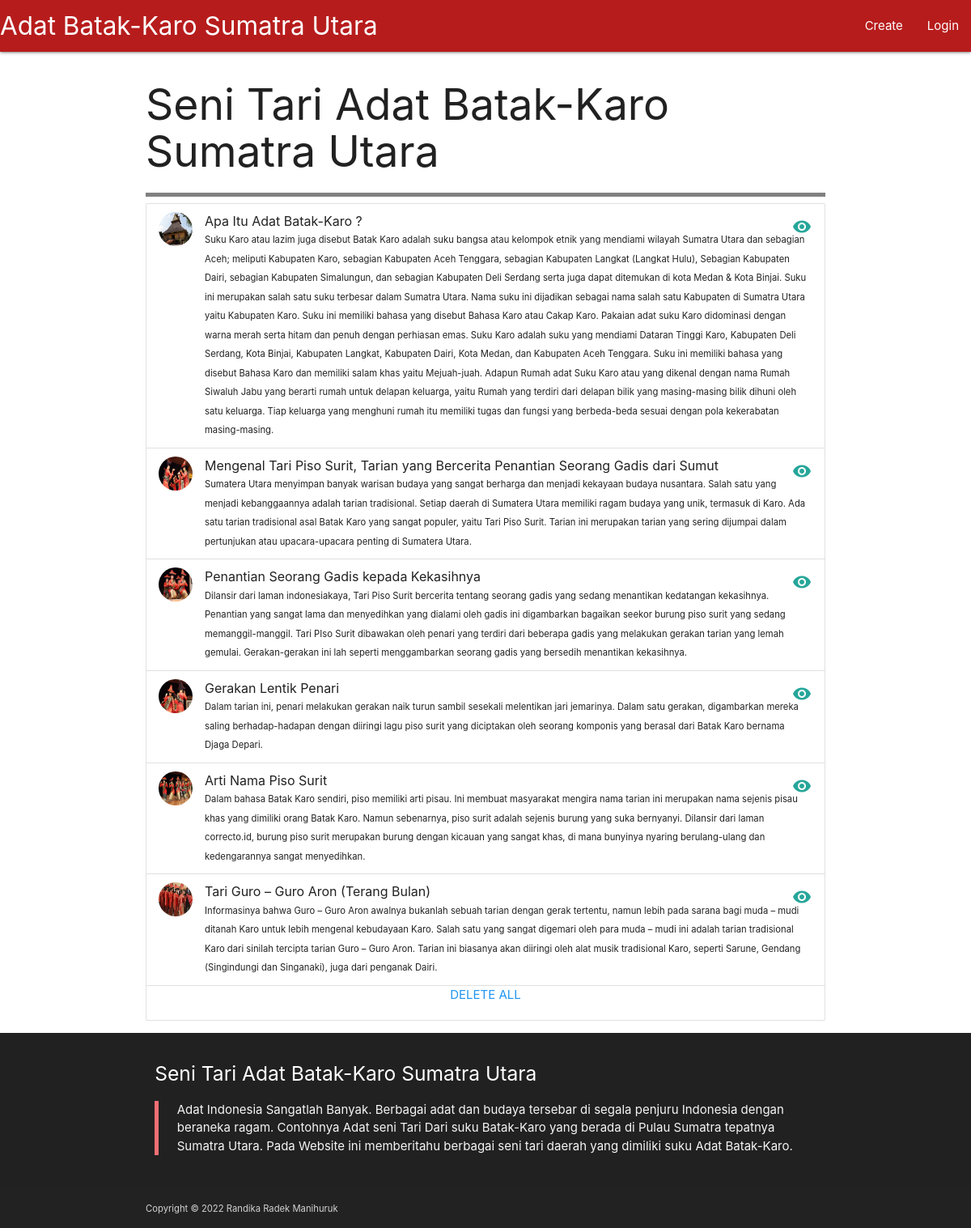
The page / on the database its author committed.
### tables this page shows
CREATE TABLE `post` (
  `id` varchar(30) NOT NULL,
  `name` varchar(100) NOT NULL,
  `description` text NOT NULL,
  `filename` varchar(35) NOT NULL
);

### application/controllers/Welcome.php (called while the page is built, shortened)
<?php
class Welcome extends CI_Controller {
 public function __construct()
 {
  $this->load->model('M_welcome', 'model');
  $this->load->helper('url');
  $this->load->library('session');
 }
 public function index($id=FALSE)
 {
  if ($id===FALSE){
   $data['home_post'] = $this->model->read();
   $this->load->view('header');
   $this->load->view('home', $data);
   $this->load->view('footer');
  } else{
   $data['post'] = $this->model->read($id);
   $this->load->view('header');
   $this->load->view('post', $data);
   $this->load->view('footer');
  }
    }
}

### index.php (called while the page is built, shortened)
<?php
require_once BASEPATH.'core/CodeIgniter.php';

### application/models/M_welcome.php (called while the page is built, shortened)
<?php
class M_welcome extends CI_Model {
    public function read($id=FALSE){
        if ($id===FALSE){
            return $this->db->get('post')->result_array();
        }else{
            $query = $this->db->get_where('post', array('id' => $id));
            return $query->row();
        }
    }
}

### application/views/home.php (the view)
<div>
	<h2>Seni Tari Adat Batak-Karo Sumatra Utara</h2>
</div>
<hr style="height:5px;border-width:0;color:gray;background-color:gray">
<ul class="collection">
    <?php foreach ($home_post as $data) :?>
        <li class="collection-item avatar">
            <img src="<?=site_url('upload/post/'.$data['filename']) ?>" class="circle">
            <p class="title"><?=$data['name'];?></p>
            <small><?=$data['description'];?></small>
            <a href="<?=site_url('welcome/index/'.$data['id'])?>" class="secondary-content">
                <i class="material-icons">visibility</i>
        </a>
    </li>
    <?php endforeach ?>
<ul>
<div class="row">
	<div class= "center col s12">
		<a href="<?= site_url('welcome/deleteAll/');?>" class="blue-text">DELETE ALL</a>
	</div>
</div>

### application/views/header.php (shortened to what this page needs)
<!DOCTYPE html>
<html>
    <head>
        <link href="<?= site_url('asset/font/material-icon/material-icons.css'); ?>" rel="stylesheet">
        <link type="text/css" rel="stylesheet" href="<?= site_url('asset/css/materialize.min.css'); ?>" media="screen,projection"/>
    </head>
    <body>
        <div class="navbar-fixed">
            <nav>
                <div class="nav-wrapper red darken-4">
                    <a href="<?= site_url(); ?>" class="brand-logo">Adat Batak-Karo Sumatra Utara</a>
                    <ul class="right hide-on-med-and-down">
                        <li><a href="<?= base_url('Welcome/create'); ?>">Create</a></li>
                        <li><a href="#">Login</a></li>
                    </ul>
                </div>
            </nav>
        </div>
        <main class="container">

### application/views/footer.php (shortened to what this page needs)
    </main>
    <footer class="page-footer grey darken-4">
      <div class="container">
        <div class="row">
          <div class="col s12">
            <h5 class="white-text">Seni Tari Adat Batak-Karo Sumatra Utara</h5>
            <blockquote>
              <p class="grey-text text-lighten-4">Adat Indonesia Sangatlah Banyak. Berbagai adat dan budaya tersebar di segala penjuru Indonesia dengan beraneka ragam. Contohnya Adat seni Tari Dari suku Batak-Karo yang berada di Pulau Sumatra tepatnya Sumatra Utara. Pada Website ini memberitahu berbagai seni tari daerah yang dimiliki suku Adat Batak-Karo.</p>
            </blockquote>
          </div>
        </div>
      </div>
      <div class="footer-copyright">
        <div class="container">
          <small>
            Copyright © <?= date("Y"); ?> Randika Radek Manihuruk
          </small>
        </div>
      </div>
    </footer>
  </body>
</html>

### application/views/footer.php (style rules this page uses)
body { display: flex; min-height: 100vh; flex-direction: column; }
main { flex: 1 0 auto; }

### rows shown on the page
post: filename (picture), name "Apa Itu Adat Batak-Karo ?", description "Suku Karo atau lazim juga disebut Batak Karo adalah suku bangsa atau kelompok etnik yang mendiami wilayah Sumatra Utara dan sebagian Aceh; meliputi Kabupaten Karo, sebagian Kabupaten Aceh Tenggara, sebagian Kabupaten Langkat (Langkat Hulu), Sebagian Kabupaten Dairi, sebagian Kabupaten Simalungun, dan sebagian Kabupaten Deli Serdang serta juga dapat ditemukan di kota Medan & Kota Binjai. Suku ini merupakan salah satu suku terbesar dalam Sumatra Utara. Nama suku ini dijadikan sebagai nama salah satu Kabupaten di Sumatra Utara yaitu Kabupaten Karo. Suku ini memiliki bahasa yang disebut Bahasa Karo atau Cakap Karo. Pakaian adat suku Karo didominasi dengan warna merah serta hitam dan penuh…"
post: filename (picture), name "Mengenal Tari Piso Surit, Tarian yang Bercerita Penantian Seorang Gadis dari Sumut", description "Sumatera Utara menyimpan banyak warisan budaya yang sangat berharga dan menjadi kekayaan budaya nusantara. Salah satu yang menjadi kebanggaannya adalah tarian tradisional. Setiap daerah di Sumatera Utara memiliki ragam budaya yang unik, termasuk di Karo. Ada satu tarian tradisional asal Batak Karo yang sangat populer, yaitu Tari Piso Surit. Tarian ini merupakan tarian yang sering dijumpai dalam pertunjukan atau upacara-upacara penting di Sumatera Utara."
post: filename (picture), name "Penantian Seorang Gadis kepada Kekasihnya", description "Dilansir dari laman indonesiakaya, Tari Piso Surit bercerita tentang seorang gadis yang sedang menantikan kedatangan kekasihnya. Penantian yang sangat lama dan menyedihkan yang dialami oleh gadis ini digambarkan bagaikan seekor burung piso surit yang sedang memanggil-manggil. Tari PIso Surit dibawakan oleh penari yang terdiri dari beberapa gadis yang melakukan gerakan tarian yang lemah gemulai. Gerakan-gerakan ini lah seperti menggambarkan seorang gadis yang bersedih menantikan kekasihnya."
post: filename (picture), name "Gerakan Lentik Penari", description "Dalam tarian ini, penari melakukan gerakan naik turun sambil sesekali melentikan jari jemarinya. Dalam satu gerakan, digambarkan mereka saling berhadap-hadapan dengan diiringi lagu piso surit yang diciptakan oleh seorang komponis yang berasal dari Batak Karo bernama Djaga Depari."
post: filename (picture), name "Arti Nama Piso Surit", description "Dalam bahasa Batak Karo sendiri, piso memiliki arti pisau. Ini membuat masyarakat mengira nama tarian ini merupakan nama sejenis pisau khas yang dimiliki orang Batak Karo. Namun sebenarnya, piso surit adalah sejenis burung yang suka bernyanyi. Dilansir dari laman correcto.id, burung piso surit merupakan burung dengan kicauan yang sangat khas, di mana bunyinya nyaring berulang-ulang dan kedengarannya sangat menyedihkan."
post: filename (picture), name "Tari Guro – Guro Aron (Terang Bulan)", description "Informasinya bahwa Guro – Guro Aron awalnya bukanlah sebuah tarian dengan gerak tertentu, namun lebih pada sarana bagi muda – mudi ditanah Karo untuk lebih mengenal kebudayaan Karo. Salah satu yang sangat digemari oleh para muda – mudi ini adalah tarian tradisional Karo dari sinilah tercipta tarian Guro – Guro Aron. Tarian ini biasanya akan diiringi oleh alat musik tradisional Karo, seperti Sarune, Gendang (Singindungi dan Singanaki), juga dari penganak Dairi."
